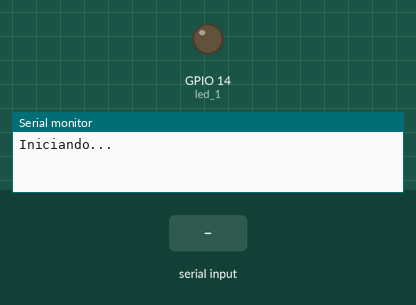
Simulated run of this sketch. Board: ESP32. Parts: output pins drawn as LEDs (lit = HIGH), the last lines printed to the serial monitor. Inputs (shaded band) come from the test bench. Nothing arrives over Bluetooth unless stated.

Above: at 1.2 s.
1.3 s: "b" received over the second serial link
At 2.1 s:
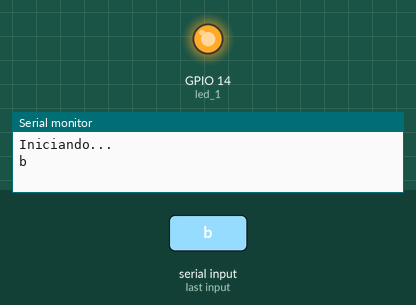
4.3 s: "a" received over the second serial link
At 4.9 s:
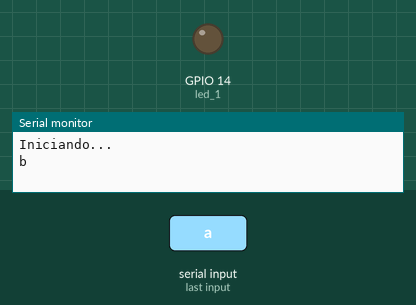
6.8 s: "c" received over the second serial link
At 8.0 s:
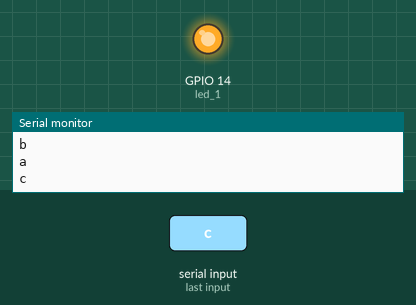
Timing chart, 0 to 14.3 s (numbered marks = the images above; inputs shaded):
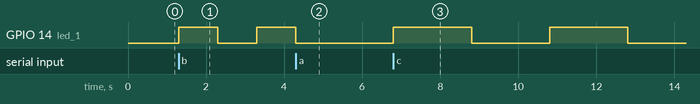

Measured:
- after the input at 1.3 s, GPIO 14 (led_1): LOW → HIGH at once, → LOW 1.0 s later, → HIGH 1.0 s later
- after the input at 4.3 s, GPIO 14 (led_1): goes on until 4.3 s, then stays LOW
- after the input at 6.8 s, GPIO 14 (led_1): alternates HIGH for 2.0 s and LOW for 2.0 s, starting at once

The sketch:

esp32AndroidJavi.ino
```cpp
#include <BluetoothSerial.h>

class BluetoothSerialPlus : public BluetoothSerial {
public:
  void write(String message) {
    int size = message.length();
    const uint8_t* text = (const uint8_t*)message.c_str();
    this->BluetoothSerial::write(text, size);
  }
};

BluetoothSerialPlus BT;  // 10 RX, 11 TX.
byte led_1 = 14;
char CharIN = ' ';
int state = 0;

void setup() {
  Serial.begin(9600);
  BT.begin(9600);

  pinMode(led_1, OUTPUT);
  digitalWrite(led_1, LOW);

  Serial.println("Iniciando...");
}

void loop() {
  if (BT.available()) {
    CharIN = BT.read();
    //Comunicación
    if (CharIN == 'a') {
      state = 0;
    } else if (CharIN == 'b') {
      state = 1;
    } else if (CharIN == 'c') {
      state = 2;
    } else if (CharIN == 'd') {
      state = 3;
    } else if (CharIN == 'r') {
      BT.write("Que tal! Soy el dispositivo esp32. Un gusto en conocerte.\nEsto es una prueba para ver que tan largo pueden ser los mensajes por bluetooth antes de que empieze a haber problemas.");
    }
    Serial.println(CharIN);
  }
  // Parpadeo LED
  if (state) {
    digitalWrite(led_1, HIGH);
    delay(1000 * state);
    digitalWrite(led_1, LOW);
    delay(1000 * state);
  } else {
    digitalWrite(led_1, LOW);
    delay(100);
  }
}
```
